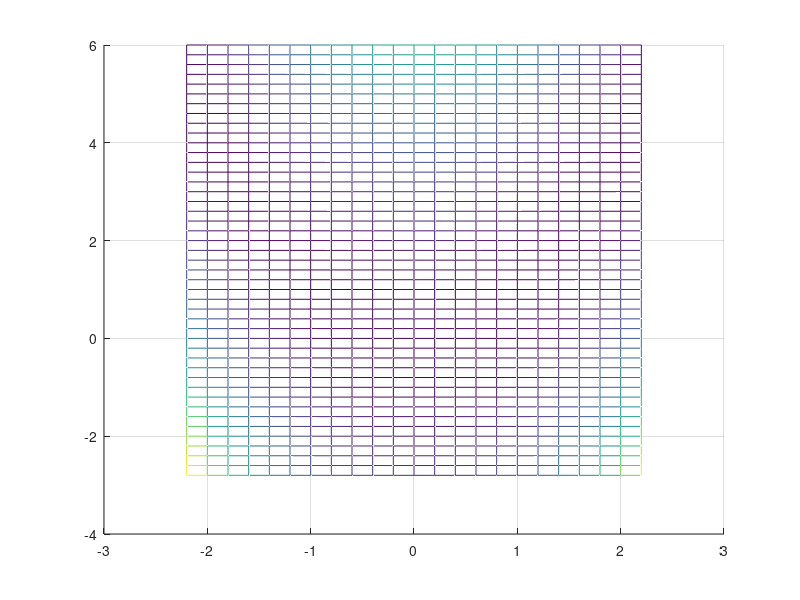

The MATLAB source for this figure: (Note: this script raises an error after producing the figure.)
% Test Nelder-Mead Simplex Optimization Algorithm
clear all; close all; clc;

% Rosenbrock's function
fun = @(x) 100*(x(2) - x(1)^2)^2 + (1 - x(1))^2;
x0 = [-2.9723 0.1679];

%% Benchmark: minimize Rosenbrock's function using fminsearch
% fminsearch uses the Nelder-Mead Simplex algorithm
% 
% options = optimset('Display','iter','PlotFCns',@optimplotfval);
% [x,fval, exitflag, output] = fminsearch(fun,x0,options);

%% Self implemented Nelder-Mead Simplex optimization algorithm
% Used to minimize Rosenbrock's function

% References:
% https://github.com/t-k-/nelder-mead-simplex/blob/master/nelder_mead_simplex.m

% Visualization
	[X,Y] = meshgrid(-2.2:0.2:2.2, -2.8:0.2:6);
	Z = zeros(size(X));
	for i = 1:numel(X)
		Z(i) = fun([X(i) Y(i)]');
	end
	hold on; grid on;
	mesh(X, Y, Z)
	alpha(0.3)
	contour(X, Y, Z)
	color = [1 0 0]';

% Initial simplex
dim = length(x0);                  % Number of design variables
step = 1;                          % Steplength between other vertices of initial simplex and vertex x0
x = zeros(dim, dim+1);             % Coordinates of each vertex of the simplex
scores = zeros(1, dim+1);          % Score for each vertex of the simplex
x(:,1) = x0;                       % Vertex 1 is equal to the initial guess
for i = 1:dim
    x(:, i+1) = x0;                % Set the coordinates of all other vertices to x0 as well
    x(i, i+1) = x(i,i+1) + step;   % The coordinates of all other vertices become 1 step away from x0
end

maxsteps = 10000;
cntstep = 0;
prevW = 10000;

while cntstep < maxsteps
    
% Visualization
		color = circshift(color, 2);
		fill3(x(1,:), x(2,:), [0 0 0], color')
    
% Update scores of simplex vertices
scores = zeros(1,dim+1);
for i = 1 : dim+1
   scores(i) = fun(x(:,i)); 
end
scores;

% Sort scores corresponding coordinates of simplex vertices from best to worst
[scores,idx] = sort(scores);
x = x(:, idx);
scores;

% Termination condition
maxerror = 0.0001;              % Same as fminsearch
if cntstep > 0
    error = abs(scores(dim+1) - prevW);
    if error < maxerror
        cntstep
        display('Optimum found')
        break
    end
end
prevW = scores(dim+1);

% Possible vertex positions
M = sum(x(:,1:dim)')'./dim;                     %   M = midpoint of all sides except for the worst 
R = 2*M - x(:,dim+1);                           %   R = reflection point
E = 2*R - M;                                    %   E = expansion point
CW = (M-x(:,dim+1))/2 + x(:,dim+1);             %   CW = contraction point on side worst vertex
CR = (R - M)/2 + M;                             %   CR = contraction point on side of reflection point R
S = (x(:,1) - x(:,dim+1))/2 + x(:,dim+1);       %   S = midpoint of the line between the best and worst vertex

scores3W = fun(x(:,dim+1));
scores2G = fun(x(:,dim));
scores1B = fun(x(:,1));
scores4R = fun(R);
scores5E = fun(E);
scores6CW = fun(CW);
scores7CR = fun(CR);
scores8S = fun(S);

% % Check: plot different points
% plot(x(1,1),x(2,1),'r*');
% hold on; grid on;
% plot(x(1,2),x(2,2),'r*');
% plot(x(1,3),x(2,3),'r*');
% axis equal;
% plot(M(1),M(2),'bo','LineWidth',2);
% plot(R(1),R(2),'go','LineWidth',2);
% plot(E(1),E(2),'ko','LineWidth',2);
% plot(CW(1),CW(2),'co','LineWidth',2);
% plot(CR(1),CR(2),'yo','LineWidth',2);
% plot(S(1),S(2),'mo','LineWidth',2);

% Update cycle
if fun(R) < fun(x(:,dim)) && fun(x(:,1)) <= fun(R)                  
        x(:,dim+1) = R;
        display('Reflection (B < R < G)')
elseif fun(R) < fun(x(:,1))
    if fun(E) < fun(R)
            x(:,dim+1) = E;
            display('Expansion')
    else                           
            x(:,dim+1) = R;
            display('Reflection (R < B)')
    end
else % fun(x(:,dim)) <= fun(R)                                    
    if fun(R) < fun(x(:,dim+1))
        if fun(CR) < fun(R)
            x(:,dim+1) = CR;
            display('Contraction outside')
        else % Shrink 
            x(:,dim+1) = S;      
            x(:,dim) = M;  
            display('Shrink (1)')
        end
    else % fun(x(:,dim+1) <= fun(R) 
        if fun(CW) < fun(R)     
            x(:,dim+1) = CW;
            display('Contraction inside')
        else
            x(:,dim+1) = S;      
            x(:,dim) = M;  
            display('Shrink (2)')
        end
    end
end

cntstep = cntstep + 1;

end

% Final values
x_opt = x(:,1)
score_opt = scores(1)




